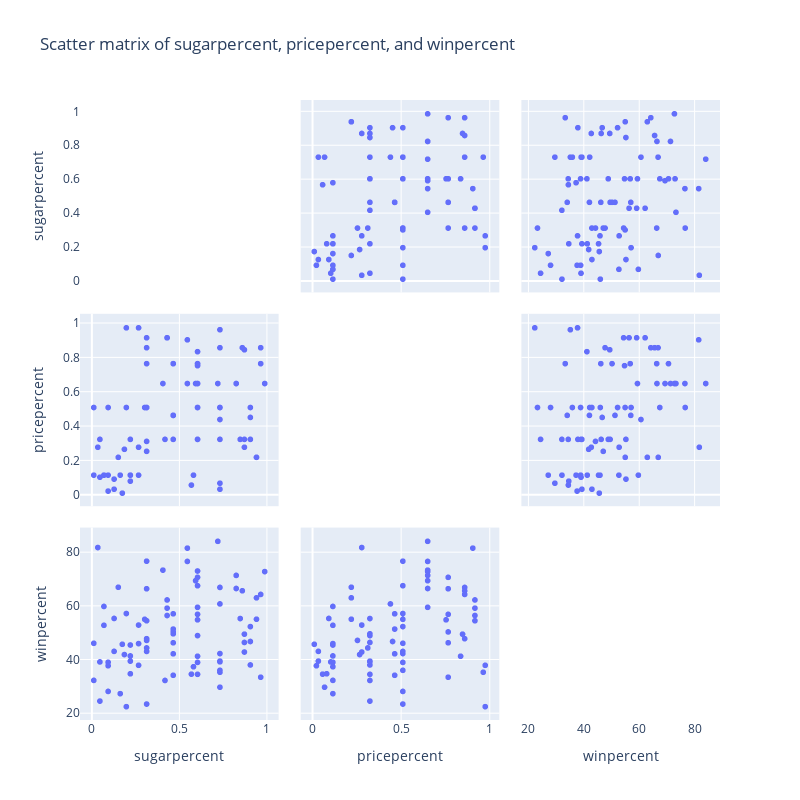

Notebook code for this chart:
### Markdown cell above
The dataset contains information about product characteristics of different candy bars. The main purpose of the data is to use these characteristics to explain the popularity of the product. Generally speaking, the data is quite clean and doesn’t need any further transformation. It has 13 features and 85 observations.

As can be seen from the table, some of the features tend to appear together in a product, so they might be highly correlated. Moreover, the numerical factors seem to be not correlated to each other. This can be observed more clearly in the Scatter matrix below

### Code cell
# Scatter plot matrix
fig = px.scatter_matrix(df[numerical],
                        height = 800,
                        width = 800,
                        title = 'Scatter matrix of sugarpercent, pricepercent, and winpercent')

# Update layout to reduce clutter
fig.update_traces(diagonal_visible = False)

# Show figure
fig.show()

### Figure 1 — Plotly figure (JSON) as saved in the notebook; plotly's stock layout.template omitted (floating-point values rounded to 4 significant figures)
{"data": [{"diagonal": {"visible": false}, "dimensions": [{"axis": {"matches": true}, "label": "sugarpercent", "values": [0.732, 0.604, 0.011, 0.011, 0.906, 0.465, 0.604, 0.313, 0.906, 0.604, 0.604, 0.732, 0.046, 0.732, 0.732, 0.127, 0.732, 0.906, 0.465, 0.465, 0.465, 0.465, 0.127, 0.43, 0.43, 0.43, 0.093, 0.197, 0.313, 0.22, 0.046, 0.267, 0.825, 0.825, 0.872, 0.302, 0.604, 0.732, 0.965, 0.313, 0.313, 0.848, 0.604, 0.313, 0.197, 0.22, 0.465, 0.593, 0.093, 0.604, 0.581, 0.034, 0.72, 0.406, 0.988, 0.732, 0.86, 0.732, 0.872, 0.22, 0.941, 0.941, 0.267, 0.267, 0.546, 0.604, 0.069, 0.069, 0.151, 0.569, 0.965, 0.418, 0.162, 0.604, 0.604, 0.313, 0.174, 0.465, 0.313, 0.546, 0.22, 0.093, 0.313, 0.186, 0.872]}, {"axis": {"matches": true}, "label": "pricepercent", "values": [0.86, 0.511, 0.116, 0.511, 0.511, 0.767, 0.767, 0.511, 0.325, 0.325, 0.511, 0.511, 0.325, 0.511, 0.034, 0.034, 0.325, 0.453, 0.465, 0.465, 0.465, 0.465, 0.093, 0.918, 0.918, 0.918, 0.511, 0.511, 0.511, 0.116, 0.104, 0.279, 0.651, 0.651, 0.325, 0.511, 0.651, 0.441, 0.86, 0.86, 0.918, 0.325, 0.767, 0.767, 0.976, 0.325, 0.767, 0.651, 0.023, 0.837, 0.116, 0.279, 0.651, 0.651, 0.651, 0.965, 0.86, 0.069, 0.279, 0.081, 0.22, 0.22, 0.976, 0.116, 0.651, 0.651, 0.116, 0.116, 0.22, 0.058, 0.767, 0.325, 0.116, 0.755, 0.325, 0.511, 0.011, 0.325, 0.255, 0.906, 0.116, 0.116, 0.313, 0.267, 0.848]}, {"axis": {"matches": true}, "label": "winpercent", "values": [66.97, 67.6, 32.26, 46.12, 52.34, 50.35, 56.91, 23.42, 38.01, 34.52, 38.98, 36.02, 24.52, 42.27, 39.46, 43.09, 39.19, 46.78, 57.12, 34.16, 51.41, 42.18, 55.38, 62.28, 56.49, 59.24, 28.13, 57.22, 76.77, 41.39, 39.14, 52.91, 71.47, 66.57, 46.41, 55.06, 73.1, 60.8, 64.35, 47.83, 54.53, 55.35, 70.74, 66.47, 22.45, 39.45, 46.3, 69.48, 37.72, 41.27, 37.35, 81.87, 84.18, 73.43, 72.89, 35.29, 65.72, 29.7, 42.85, 34.72, 63.09, 55.1, 37.89, 46.0, 76.67, 59.53, 59.86, 52.83, 67.04, 34.58, 33.44, 32.23, 27.3, 54.86, 48.98, 43.07, 45.74, 49.65, 47.17, 81.64, 45.47, 39.01, 44.38, 41.9, 49.52]}], "hovertemplate": "%{xaxis.title.text}=%{x}<br>%{yaxis.title.text}=%{y}<extra></extra>", "legendgroup": "", "marker": {"color": "#636efa", "symbol": "circle"}, "name": "", "showlegend": false, "type": "splom"}], "layout": {"dragmode": "select", "height": 800, "legend": {"tracegroupgap": 0}, "title": {"text": "Scatter matrix of sugarpercent, pricepercent, and winpercent"}, "width": 800, "xaxis": {"autorange": true, "range": [-0.06785, 1.067], "type": "linear"}, "xaxis2": {"autorange": true, "range": [-0.06688, 1.054], "type": "linear"}, "xaxis3": {"autorange": true, "range": [17.46, 89.16], "type": "linear"}, "yaxis": {"autorange": true, "range": [-0.06785, 1.067], "type": "linear"}, "yaxis2": {"autorange": true, "range": [-0.06688, 1.054], "type": "linear"}, "yaxis3": {"autorange": true, "range": [17.46, 89.16], "type": "linear"}}}
